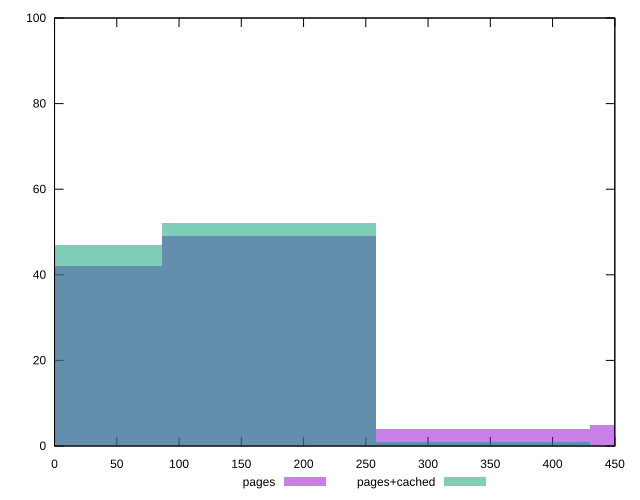

This figure's gnuplot source:
reset

$pages <<EOF
0 42
171.89379111638146 49
343.78758223276293 4
515.6813733491445 5
EOF

$pagesCached <<EOF
171.89379111638146 52
0 47
343.78758223276293 1
EOF

set key outside below
set boxwidth 171.89379111638146
set xrange [0:450]
set yrange [0:100]
set trange [0:100]
set style fill transparent solid 0.5 noborder
set terminal svg size 640, 500 enhanced background rgb 'white'
set output "report_00009_2021-02-08T22-37-41.559Z/unminified-css/comparison/histogram/0_vs_1.svg"

plot $pages title "pages" with boxes, \
     $pagesCached title "pages+cached" with boxes

reset
